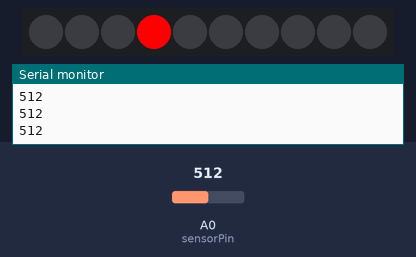
Bench run of a sketch on a simulated Arduino Uno, built with avr-gcc and run on an emulated ATmega328P. Parts: 10 RGB LEDs in strip order, left to right, the last lines printed to the serial monitor. Inputs (shaded band) come from the test bench; at power-on: A0 (sensorPin) = 512.

Above: at 1.2 s.
1.3 s: A0 (sensorPin) set to 487
At 2.3 s:
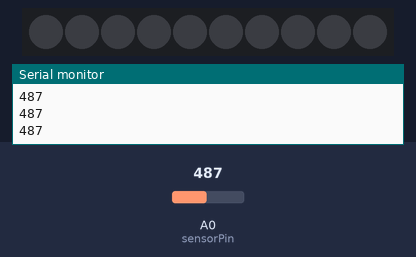
2.8 s: A0 (sensorPin) set to 510
At 3.5 s:
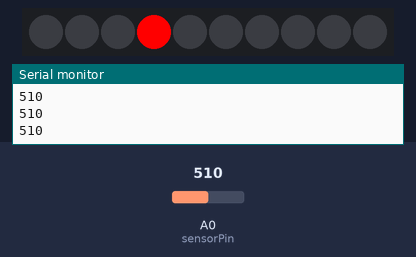
4.3 s: A0 (sensorPin) set to 490
At 5.7 s:
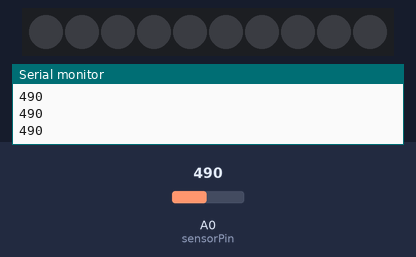
Timing chart, 0 to 7.3 s (numbered marks = the images above; inputs shaded):
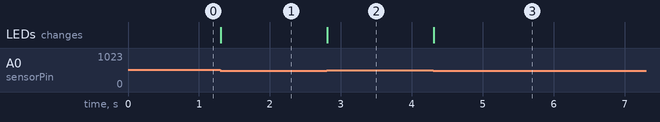

Measured:
- the behaviour switches between 501 and 500 on A0 (sensorPin) (found by bisection; images 0 and 1)
- after the input at 1.3 s, the LEDs: change at once (image 1)
- after the input at 2.8 s, the LEDs: change at once (image 2)
- after the input at 4.3 s, the LEDs: change at once (image 3)

The sketch:

LEDstrip_sensor_and_LED.ino
```cpp
/* LEDstrip Barebone | AIRLAB CCC#2
 *
 * The code serves as an absolut minimum for working with LED strips
 *
 * Syntax for changing color:
 * leds[number of LED] = CRGB(Red value, Green value, Blue value); (Values are 0-255)
 * FastLED.show()
 *
 */

#include <FastLED.h>
#define NUM_LEDS 10
#define DATA_PIN 3
CRGB leds[NUM_LEDS];
int sensorPin = A0;
int sensorVal = 0;
//#define sensorPin A0

void setup()
{
  FastLED.addLeds<NEOPIXEL, DATA_PIN>(leds, NUM_LEDS);

  // turn off the LED
  // leds[3] = CRGB(0,0,0);
  // FastLED.show();
  pinMode(sensorPin, INPUT);
  Serial.begin(9600);
}


void loop()
{
  sensorVal = analogRead(sensorPin);
  Serial.println(sensorVal);

  if (sensorVal > 500){
    // turn on LED [3] (the fourth)
    leds[3] = CRGB(255,0,0);
    //FastLED.show();
    //delay(1000); // wait 1 sec
  }
  else {
    // turn off LED [3] (the fourth)
    leds[3] = CRGB(0,0,0);
    //FastLED.show();
    //delay(1000); // wait 1 sec
  }

  FastLED.show();
  delay(1);

}
```
